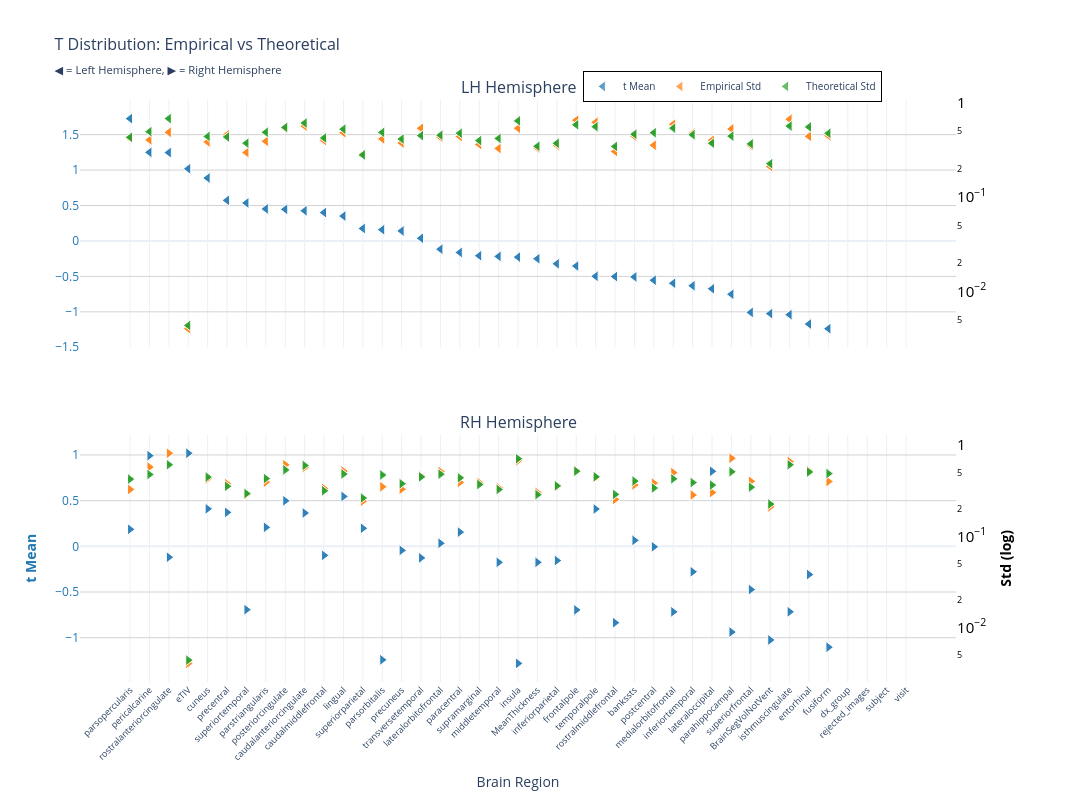
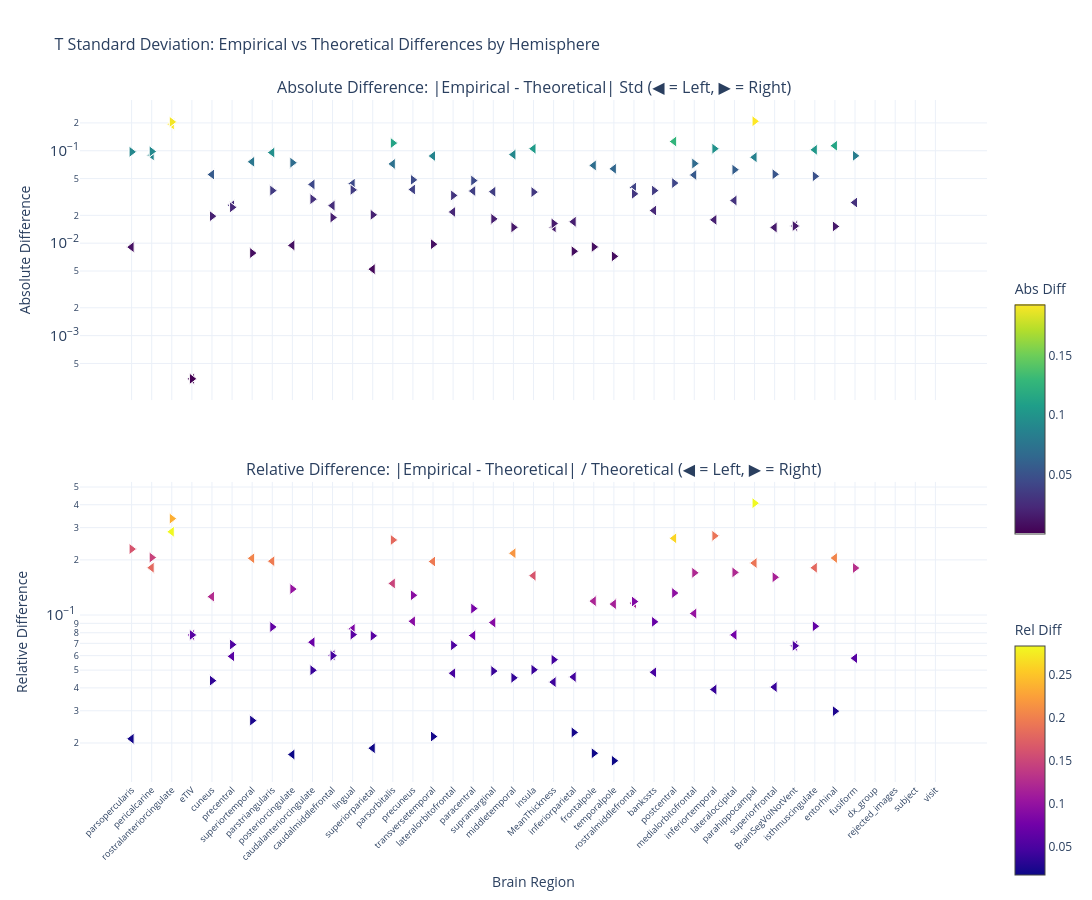

The code cell stored with these charts, in order, in its notebook:
### Markdown cell above
### t-statistic

### Code cell
nu_nav = df_npvr[(df_npvr["study"] == "longitudinal") & (df_npvr["group"] == "HC-PD")]
data_path = stats_dir / f"student_longitudinal_{METRIC}.parquet"
df, stats = get_test_stats(
    data_path, stat_functions_F, nu_nav, hemisphere=True, study="longitudinal"
)
show_figure(stats, hemisphere=True, stat_name="t", study="longitudinal", metric=METRIC)

### Figure 1 — Plotly figure (JSON) as saved in the notebook; plotly's stock layout.template omitted (floating-point values rounded to 4 significant figures)
{"data": [{"hovertemplate": "<b>%{x}</b><br>Mean t: %{y:.2f}<br><extra></extra>", "legendgroup": "mean", "marker": {"color": "#1f77b4", "line": {"color": "white", "width": 1}, "opacity": 0.7, "size": 10, "symbol": "triangle-left"}, "mode": "markers", "name": "t Mean", "showlegend": true, "type": "scatter", "x": ["parsopercularis", "parsopercularis", "pericalcarine", "pericalcarine", "rostralanteriorcingulate", "rostralanteriorcingulate", "eTIV", "eTIV", "cuneus", "cuneus", "precentral", "precentral", "superiortemporal", "superiortemporal", "parstriangularis", "parstriangularis", "posteriorcingulate", "posteriorcingulate", "caudalanteriorcingulate", "caudalanteriorcingulate", "caudalmiddlefrontal", "caudalmiddlefrontal", "lingual", "lingual", "superiorparietal", "superiorparietal", "parsorbitalis", "parsorbitalis", "precuneus", "precuneus", "transversetemporal", "transversetemporal", "lateralorbitofrontal", "lateralorbitofrontal", "paracentral", "paracentral", "supramarginal", "supramarginal", "middletemporal", "middletemporal", "insula", "insula", "MeanThickness", "MeanThickness", "inferiorparietal", "inferiorparietal", "frontalpole", "frontalpole", "temporalpole", "temporalpole", "rostralmiddlefrontal", "rostralmiddlefrontal", "bankssts", "bankssts", "postcentral", "postcentral", "medialorbitofrontal", "medialorbitofrontal", "inferiortemporal", "inferiortemporal", "lateraloccipital", "lateraloccipital", "parahippocampal", "parahippocampal", "superiorfrontal", "superiorfrontal", "BrainSegVolNotVent", "BrainSegVolNotVent", "isthmuscingulate", "isthmuscingulate", "entorhinal", "entorhinal", "fusiform", "fusiform", "dx_group", "rejected_images", "subject", "visit"], "xaxis": "x", "y": [1.726, 1.726, 1.25, 1.25, 1.247, 1.247, 1.019, 1.019, 0.8878, 0.8878, 0.5727, 0.5727, 0.5362, 0.5362, 0.4523, 0.4523, 0.4462, 0.4462, 0.4256, 0.4256, 0.4004, 0.4004, 0.3508, 0.3508, 0.1762, 0.1762, 0.1592, 0.1592, 0.1412, 0.1412, 0.03844, 0.03844, -0.1161, -0.1161, -0.1623, -0.1623, -0.2082, -0.2082, -0.2178, -0.2178, -0.228, -0.228, -0.251, -0.251, -0.3219, -0.3219, -0.3537, -0.3537, -0.4984, -0.4984, -0.5027, -0.5027, -0.5074, -0.5074, -0.5537, -0.5537, -0.5967, -0.5967, -0.632, -0.632, -0.6745, -0.6745, -0.7518, -0.7518, -1.008, -1.008, -1.025, -1.025, -1.039, -1.039, -1.172, -1.172, -1.238, -1.238, NaN, NaN, NaN, NaN], "yaxis": "y"}, {"hovertemplate": "<b>%{x}</b><br>Empirical Std: %{y:.3f}<br><extra></extra>", "legendgroup": "empirical", "marker": {"color": "#ff7f0e", "line": {"color": "white", "width": 1}, "opacity": 0.7, "size": 10, "symbol": "triangle-left"}, "mode": "markers", "name": "Empirical Std", "showlegend": true, "type": "scatter", "x": ["parsopercularis", "parsopercularis", "pericalcarine", "pericalcarine", "rostralanteriorcingulate", "rostralanteriorcingulate", "eTIV", "eTIV", "cuneus", "cuneus", "precentral", "precentral", "superiortemporal", "superiortemporal", "parstriangularis", "parstriangularis", "posteriorcingulate", "posteriorcingulate", "caudalanteriorcingulate", "caudalanteriorcingulate", "caudalmiddlefrontal", "caudalmiddlefrontal", "lingual", "lingual", "superiorparietal", "superiorparietal", "parsorbitalis", "parsorbitalis", "precuneus", "precuneus", "transversetemporal", "transversetemporal", "lateralorbitofrontal", "lateralorbitofrontal", "paracentral", "paracentral", "supramarginal", "supramarginal", "middletemporal", "middletemporal", "insula", "insula", "MeanThickness", "MeanThickness", "inferiorparietal", "inferiorparietal", "frontalpole", "frontalpole", "temporalpole", "temporalpole", "rostralmiddlefrontal", "rostralmiddlefrontal", "bankssts", "bankssts", "postcentral", "postcentral", "medialorbitofrontal", "medialorbitofrontal", "inferiortemporal", "inferiortemporal", "lateraloccipital", "lateraloccipital", "parahippocampal", "parahippocampal", "superiorfrontal", "superiorfrontal", "BrainSegVolNotVent", "BrainSegVolNotVent", "isthmuscingulate", "isthmuscingulate", "entorhinal", "entorhinal", "fusiform", "fusiform", "dx_group", "rejected_images", "subject", "visit"], "xaxis": "x", "y": [0.421, 0.421, 0.4034, 0.4034, 0.4848, 0.4848, 0.004039, 0.004039, 0.3838, 0.3838, 0.4584, 0.4584, 0.2965, 0.2965, 0.3903, 0.3903, 0.5375, 0.5375, 0.5652, 0.5652, 0.3978, 0.3978, 0.4806, 0.4806, 0.2847, 0.2847, 0.4125, 0.4125, 0.3741, 0.3741, 0.5355, 0.5355, 0.4309, 0.4309, 0.438, 0.438, 0.3607, 0.3607, 0.3272, 0.3272, 0.5362, 0.5362, 0.3308, 0.3308, 0.3545, 0.3545, 0.6519, 0.6519, 0.6202, 0.6202, 0.3042, 0.3042, 0.441, 0.441, 0.3542, 0.3542, 0.5916, 0.5916, 0.4743, 0.4743, 0.4009, 0.4009, 0.5274, 0.5274, 0.3513, 0.3513, 0.2106, 0.2106, 0.6674, 0.6674, 0.4401, 0.4401, 0.4464, 0.4464, NaN, NaN, NaN, NaN], "yaxis": "y2"}, {"error_y": {"array": [0.008545, 0.008545, 0.00979, 0.00979, 0.01347, 0.01347, 8.702e-05, 8.702e-05, 0.008724, 0.008724, 0.008596, 0.008596, 0.0074, 0.0074, 0.009654, 0.009654, 0.01087, 0.01087, 0.01209, 0.01209, 0.00841, 0.00841, 0.01042, 0.01042, 0.005554, 0.005554, 0.009627, 0.009627, 0.008189, 0.008189, 0.008897, 0.008897, 0.008994, 0.008994, 0.009431, 0.009431, 0.007884, 0.007884, 0.008307, 0.008307, 0.01274, 0.01274, 0.006867, 0.006867, 0.007383, 0.007383, 0.01158, 0.01158, 0.01105, 0.01105, 0.006839, 0.006839, 0.00921, 0.00921, 0.00954, 0.00954, 0.01067, 0.01067, 0.009068, 0.009068, 0.00739, 0.00739, 0.008789, 0.008789, 0.007273, 0.007273, 0.00449, 0.00449, 0.01123, 0.01123, 0.011, 0.011, 0.009416, 0.009416, NaN, NaN, NaN, NaN], "arrayminus": [0.008376, 0.008376, 0.009596, 0.009596, 0.0132, 0.0132, 8.529e-05, 8.529e-05, 0.008551, 0.008551, 0.008426, 0.008426, 0.007253, 0.007253, 0.009462, 0.009462, 0.01065, 0.01065, 0.01185, 0.01185, 0.008244, 0.008244, 0.01022, 0.01022, 0.005444, 0.005444, 0.009436, 0.009436, 0.008027, 0.008027, 0.00872, 0.00872, 0.008815, 0.008815, 0.009244, 0.009244, 0.007728, 0.007728, 0.008143, 0.008143, 0.01249, 0.01249, 0.006731, 0.006731, 0.007237, 0.007237, 0.01135, 0.01135, 0.01084, 0.01084, 0.006703, 0.006703, 0.009028, 0.009028, 0.009351, 0.009351, 0.01046, 0.01046, 0.008889, 0.008889, 0.007243, 0.007243, 0.008615, 0.008615, 0.007129, 0.007129, 0.0044, 0.0044, 0.01101, 0.01101, 0.01078, 0.01078, 0.00923, 0.00923, NaN, NaN, NaN, NaN], "color": "#2ca02c", "thickness": 1, "type": "data", "visible": true, "width": 2}, "hovertemplate": "<b>%{x}</b><br>Theoretical Std: %{y:.3f}<br><extra></extra>", "legendgroup": "theoretical", "marker": {"color": "#2ca02c", "line": {"color": "white", "width": 1}, "opacity": 0.7, "size": 10, "symbol": "triangle-left"}, "mode": "markers", "name": "Theoretical Std", "showlegend": true, "type": "scatter", "x": ["parsopercularis", "parsopercularis", "pericalcarine", "pericalcarine", "rostralanteriorcingulate", "rostralanteriorcingulate", "eTIV", "eTIV", "cuneus", "cuneus", "precentral", "precentral", "superiortemporal", "superiortemporal", "parstriangularis", "parstriangularis", "posteriorcingulate", "posteriorcingulate", "caudalanteriorcingulate", "caudalanteriorcingulate", "caudalmiddlefrontal", "caudalmiddlefrontal", "lingual", "lingual", "superiorparietal", "superiorparietal", "parsorbitalis", "parsorbitalis", "precuneus", "precuneus", "transversetemporal", "transversetemporal", "lateralorbitofrontal", "lateralorbitofrontal", "paracentral", "paracentral", "supramarginal", "supramarginal", "middletemporal", "middletemporal", "insula", "insula", "MeanThickness", "MeanThickness", "inferiorparietal", "inferiorparietal", "frontalpole", "frontalpole", "temporalpole", "temporalpole", "rostralmiddlefrontal", "rostralmiddlefrontal", "bankssts", "bankssts", "postcentral", "postcentral", "medialorbitofrontal", "medialorbitofrontal", "inferiortemporal", "inferiortemporal", "lateraloccipital", "lateraloccipital", "parahippocampal", "parahippocampal", "superiorfrontal", "superiorfrontal", "BrainSegVolNotVent", "BrainSegVolNotVent", "isthmuscingulate", "isthmuscingulate", "entorhinal", "entorhinal", "fusiform", "fusiform", "dx_group", "rejected_images", "subject", "visit"], "xaxis": "x", "y": [0.4301, 0.4301, 0.4927, 0.4927, 0.6778, 0.6778, 0.004379, 0.004379, 0.4391, 0.4391, 0.4326, 0.4326, 0.3724, 0.3724, 0.4859, 0.4859, 0.547, 0.547, 0.6085, 0.6085, 0.4233, 0.4233, 0.5246, 0.5246, 0.2795, 0.2795, 0.4845, 0.4845, 0.4121, 0.4121, 0.4478, 0.4478, 0.4526, 0.4526, 0.4747, 0.4747, 0.3968, 0.3968, 0.4181, 0.4181, 0.6414, 0.6414, 0.3456, 0.3456, 0.3716, 0.3716, 0.5826, 0.5826, 0.5564, 0.5564, 0.3442, 0.3442, 0.4635, 0.4635, 0.4801, 0.4801, 0.5369, 0.5369, 0.4564, 0.4564, 0.3719, 0.3719, 0.4423, 0.4423, 0.3661, 0.3661, 0.226, 0.226, 0.5651, 0.5651, 0.5534, 0.5534, 0.4739, 0.4739, NaN, NaN, NaN, NaN], "yaxis": "y2"}, {"hovertemplate": "<b>%{x}</b><br>Mean t: %{y:.2f}<br><extra></extra>", "legendgroup": "mean", "marker": {"color": "#1f77b4", "line": {"color": "white", "width": 1}, "opacity": 0.7, "size": 10, "symbol": "triangle-right"}, "mode": "markers", "name": "t Mean", "showlegend": false, "type": "scatter", "x": ["eTIV", "eTIV", "pericalcarine", "pericalcarine", "lateraloccipital", "lateraloccipital", "supramarginal", "supramarginal", "lingual", "lingual", "posteriorcingulate", "posteriorcingulate", "cuneus", "cuneus", "temporalpole", "temporalpole", "precentral", "precentral", "caudalanteriorcingulate", "caudalanteriorcingulate", "parstriangularis", "parstriangularis", "superiorparietal", "superiorparietal", "parsopercularis", "parsopercularis", "paracentral", "paracentral", "bankssts", "bankssts", "lateralorbitofrontal", "lateralorbitofrontal", "postcentral", "postcentral", "precuneus", "precuneus", "caudalmiddlefrontal", "caudalmiddlefrontal", "rostralanteriorcingulate", "rostralanteriorcingulate", "transversetemporal", "transversetemporal", "inferiorparietal", "inferiorparietal", "MeanThickness", "MeanThickness", "middletemporal", "middletemporal", "inferiortemporal", "inferiortemporal", "entorhinal", "entorhinal", "superiorfrontal", "superiorfrontal", "superiortemporal", "superiortemporal", "frontalpole", "frontalpole", "isthmuscingulate", "isthmuscingulate", "medialorbitofrontal", "medialorbitofrontal", "rostralmiddlefrontal", "rostralmiddlefrontal", "parahippocampal", "parahippocampal", "BrainSegVolNotVent", "BrainSegVolNotVent", "fusiform", "fusiform", "parsorbitalis", "parsorbitalis", "insula", "insula", "dx_group", "rejected_images", "subject", "visit"], "xaxis": "x2", "y": [1.019, 1.019, 0.9923, 0.9923, 0.8211, 0.8211, 0.6864, 0.6864, 0.5462, 0.5462, 0.4985, 0.4985, 0.4103, 0.4103, 0.4085, 0.4085, 0.3717, 0.3717, 0.3649, 0.3649, 0.2077, 0.2077, 0.1974, 0.1974, 0.1859, 0.1859, 0.1554, 0.1554, 0.06549, 0.06549, 0.0334, 0.0334, -0.004975, -0.004975, -0.04425, -0.04425, -0.09874, -0.09874, -0.119, -0.119, -0.1263, -0.1263, -0.1556, -0.1556, -0.1749, -0.1749, -0.1755, -0.1755, -0.2784, -0.2784, -0.3086, -0.3086, -0.4733, -0.4733, -0.6929, -0.6929, -0.696, -0.696, -0.7165, -0.7165, -0.7168, -0.7168, -0.8355, -0.8355, -0.9382, -0.9382, -1.025, -1.025, -1.104, -1.104, -1.242, -1.242, -1.281, -1.281, NaN, NaN, NaN, NaN], "yaxis": "y3"}, {"hovertemplate": "<b>%{x}</b><br>Empirical Std: %{y:.3f}<br><extra></extra>", "legendgroup": "empirical", "marker": {"color": "#ff7f0e", "line": {"color": "white", "width": 1}, "opacity": 0.7, "size": 10, "symbol": "triangle-right"}, "mode": "markers", "name": "Empirical Std", "showlegend": false, "type": "scatter", "x": ["eTIV", "eTIV", "pericalcarine", "pericalcarine", "lateraloccipital", "lateraloccipital", "supramarginal", "supramarginal", "lingual", "lingual", "posteriorcingulate", "posteriorcingulate", "cuneus", "cuneus", "temporalpole", "temporalpole", "precentral", "precentral", "caudalanteriorcingulate", "caudalanteriorcingulate", "parstriangularis", "parstriangularis", "superiorparietal", "superiorparietal", "parsopercularis", "parsopercularis", "paracentral", "paracentral", "bankssts", "bankssts", "lateralorbitofrontal", "lateralorbitofrontal", "postcentral", "postcentral", "precuneus", "precuneus", "caudalmiddlefrontal", "caudalmiddlefrontal", "rostralanteriorcingulate", "rostralanteriorcingulate", "transversetemporal", "transversetemporal", "inferiorparietal", "inferiorparietal", "MeanThickness", "MeanThickness", "middletemporal", "middletemporal", "inferiortemporal", "inferiortemporal", "entorhinal", "entorhinal", "superiorfrontal", "superiorfrontal", "superiortemporal", "superiortemporal", "frontalpole", "frontalpole", "isthmuscingulate", "isthmuscingulate", "medialorbitofrontal", "medialorbitofrontal", "rostralmiddlefrontal", "rostralmiddlefrontal", "parahippocampal", "parahippocampal", "BrainSegVolNotVent", "BrainSegVolNotVent", "fusiform", "fusiform", "parsorbitalis", "parsorbitalis", "insula", "insula", "dx_group", "rejected_images", "subject", "visit"], "xaxis": "x2", "y": [0.004039, 0.004039, 0.5755, 0.5755, 0.3026, 0.3026, 0.3889, 0.3889, 0.5205, 0.5205, 0.6102, 0.6102, 0.4276, 0.4276, 0.4429, 0.4429, 0.3786, 0.3786, 0.5698, 0.5698, 0.3935, 0.3935, 0.2432, 0.2432, 0.3273, 0.3273, 0.3912, 0.3912, 0.3669, 0.3669, 0.5136, 0.5136, 0.3837, 0.3837, 0.3295, 0.3295, 0.3351, 0.3351, 0.8157, 0.8157, 0.4589, 0.4589, 0.35, 0.35, 0.3029, 0.3029, 0.3415, 0.3415, 0.2839, 0.2839, 0.5235, 0.5235, 0.4018, 0.4018, 0.2871, 0.2871, 0.5273, 0.5273, 0.6625, 0.6625, 0.5002, 0.5002, 0.2544, 0.2544, 0.7195, 0.7195, 0.2106, 0.2106, 0.4001, 0.4001, 0.3502, 0.3502, 0.6754, 0.6754, NaN, NaN, NaN, NaN], "yaxis": "y4"}, {"error_y": {"array": [8.702e-05, 8.702e-05, 0.009483, 0.009483, 0.007252, 0.007252, 0.007364, 0.007364, 0.009593, 0.009593, 0.01065, 0.01065, 0.008886, 0.008886, 0.008943, 0.008943, 0.007038, 0.007038, 0.01192, 0.01192, 0.008555, 0.008555, 0.005234, 0.005234, 0.008436, 0.008436, 0.008717, 0.008717, 0.008026, 0.008026, 0.009553, 0.009553, 0.006737, 0.006737, 0.007509, 0.007509, 0.006282, 0.006282, 0.01213, 0.01213, 0.008925, 0.008925, 0.007116, 0.007116, 0.005694, 0.005694, 0.00649, 0.00649, 0.007732, 0.007732, 0.0101, 0.0101, 0.006878, 0.006878, 0.00586, 0.00586, 0.0103, 0.0103, 0.01211, 0.01211, 0.008495, 0.008495, 0.005734, 0.005734, 0.01015, 0.01015, 0.00449, 0.00449, 0.009701, 0.009701, 0.009363, 0.009363, 0.01413, 0.01413, NaN, NaN, NaN, NaN], "arrayminus": [8.529e-05, 8.529e-05, 0.009295, 0.009295, 0.007108, 0.007108, 0.007218, 0.007218, 0.009402, 0.009402, 0.01044, 0.01044, 0.00871, 0.00871, 0.008765, 0.008765, 0.006898, 0.006898, 0.01168, 0.01168, 0.008385, 0.008385, 0.005131, 0.005131, 0.008269, 0.008269, 0.008544, 0.008544, 0.007867, 0.007867, 0.009364, 0.009364, 0.006603, 0.006603, 0.00736, 0.00736, 0.006157, 0.006157, 0.01189, 0.01189, 0.008748, 0.008748, 0.006975, 0.006975, 0.005581, 0.005581, 0.006362, 0.006362, 0.007579, 0.007579, 0.009901, 0.009901, 0.006742, 0.006742, 0.005744, 0.005744, 0.01009, 0.01009, 0.01187, 0.01187, 0.008326, 0.008326, 0.00562, 0.00562, 0.009952, 0.009952, 0.0044, 0.0044, 0.009509, 0.009509, 0.009178, 0.009178, 0.01385, 0.01385, NaN, NaN, NaN, NaN], "color": "#2ca02c", "thickness": 1, "type": "data", "visible": true, "width": 2}, "hovertemplate": "<b>%{x}</b><br>Theoretical Std: %{y:.3f}<br><extra></extra>", "legendgroup": "theoretical", "marker": {"color": "#2ca02c", "line": {"color": "white", "width": 1}, "opacity": 0.7, "size": 10, "symbol": "triangle-right"}, "mode": "markers", "name": "Theoretical Std", "showlegend": false, "type": "scatter", "x": ["eTIV", "eTIV", "pericalcarine", "pericalcarine", "lateraloccipital", "lateraloccipital", "supramarginal", "supramarginal", "lingual", "lingual", "posteriorcingulate", "posteriorcingulate", "cuneus", "cuneus", "temporalpole", "temporalpole", "precentral", "precentral", "caudalanteriorcingulate", "caudalanteriorcingulate", "parstriangularis", "parstriangularis", "superiorparietal", "superiorparietal", "parsopercularis", "parsopercularis", "paracentral", "paracentral", "bankssts", "bankssts", "lateralorbitofrontal", "lateralorbitofrontal", "postcentral", "postcentral", "precuneus", "precuneus", "caudalmiddlefrontal", "caudalmiddlefrontal", "rostralanteriorcingulate", "rostralanteriorcingulate", "transversetemporal", "transversetemporal", "inferiorparietal", "inferiorparietal", "MeanThickness", "MeanThickness", "middletemporal", "middletemporal", "inferiortemporal", "inferiortemporal", "entorhinal", "entorhinal", "superiorfrontal", "superiorfrontal", "superiortemporal", "superiortemporal", "frontalpole", "frontalpole", "isthmuscingulate", "isthmuscingulate", "medialorbitofrontal", "medialorbitofrontal", "rostralmiddlefrontal", "rostralmiddlefrontal", "parahippocampal", "parahippocampal", "BrainSegVolNotVent", "BrainSegVolNotVent", "fusiform", "fusiform", "parsorbitalis", "parsorbitalis", "insula", "insula", "dx_group", "rejected_images", "subject", "visit"], "xaxis": "x2", "y": [0.004379, 0.004379, 0.4773, 0.4773, 0.365, 0.365, 0.3706, 0.3706, 0.4828, 0.4828, 0.5359, 0.5359, 0.4472, 0.4472, 0.4501, 0.4501, 0.3542, 0.3542, 0.5998, 0.5998, 0.4306, 0.4306, 0.2634, 0.2634, 0.4246, 0.4246, 0.4387, 0.4387, 0.4039, 0.4039, 0.4808, 0.4808, 0.339, 0.339, 0.3779, 0.3779, 0.3161, 0.3161, 0.6106, 0.6106, 0.4492, 0.4492, 0.3581, 0.3581, 0.2866, 0.2866, 0.3266, 0.3266, 0.3891, 0.3891, 0.5084, 0.5084, 0.3462, 0.3462, 0.2949, 0.2949, 0.5182, 0.5182, 0.6096, 0.6096, 0.4275, 0.4275, 0.2886, 0.2886, 0.511, 0.511, 0.226, 0.226, 0.4883, 0.4883, 0.4712, 0.4712, 0.7111, 0.7111, NaN, NaN, NaN, NaN], "yaxis": "y4"}], "layout": {"annotations": [{"font": {"size": 16}, "showarrow": false, "text": "LH Hemisphere", "x": 0.47, "xanchor": "center", "xref": "paper", "y": 1, "yanchor": "bottom", "yref": "paper"}, {"font": {"size": 16}, "showarrow": false, "text": "RH Hemisphere", "x": 0.47, "xanchor": "center", "xref": "paper", "y": 0.425, "yanchor": "bottom", "yref": "paper"}], "height": 800, "hovermode": "x", "legend": {"bgcolor": "rgba(255, 255, 255, 0.9)", "bordercolor": "black", "borderwidth": 1, "font": {"size": 10}, "orientation": "h", "x": 0.7, "xanchor": "center", "y": 1.05}, "title": {"font": {"size": 16}, "text": "T Distribution: Empirical vs Theoretical<br><sub>◀ = Left Hemisphere, ▶ = Right Hemisphere</sub>"}, "width": 1400, "xaxis": {"anchor": "y", "domain": [0, 0.94], "matches": "x2", "showticklabels": false}, "xaxis2": {"anchor": "y3", "domain": [0, 0.94], "tickangle": -45, "tickfont": {"size": 9}, "title": {"text": "Brain Region"}}, "yaxis": {"anchor": "x", "domain": [0.575, 1], "gridcolor": "lightgray", "showgrid": true, "tickfont": {"color": "#1f77b4"}, "title": {"font": {"color": "#1f77b4"}, "text": ""}}, "yaxis2": {"anchor": "x", "exponentformat": "power", "overlaying": "y", "showgrid": false, "side": "right", "tickfont": {"color": "black"}, "title": {"font": {"color": "black"}, "text": ""}, "type": "log"}, "yaxis3": {"anchor": "x2", "domain": [0, 0.425], "gridcolor": "lightgray", "showgrid": true, "tickfont": {"color": "#1f77b4"}, "title": {"font": {"color": "#1f77b4"}, "text": "<b>t Mean</b>"}}, "yaxis4": {"anchor": "x2", "exponentformat": "power", "overlaying": "y3", "showgrid": false, "side": "right", "tickfont": {"color": "black"}, "title": {"font": {"color": "black"}, "text": "<b>Std (log)</b>"}, "type": "log"}}}

### Figure 2 — Plotly figure (JSON) as saved in the notebook; plotly's stock layout.template omitted (floating-point values rounded to 4 significant figures)
{"data": [{"hovertemplate": "<b>%{x}</b><br>Hemisphere: %{text}<br>Abs Diff: %{y:.4f}<br><extra></extra>", "legendgroup": "abs_lh", "marker": {"color": [0.009065, 0.009065, 0.08931, 0.08931, 0.193, 0.193, 0.0003408, 0.0003408, 0.0553, 0.0553, 0.02572, 0.02572, 0.07595, 0.07595, 0.0956, 0.0956, 0.009465, 0.009465, 0.04322, 0.04322, 0.02549, 0.02549, 0.04397, 0.04397, 0.005236, 0.005236, 0.07203, 0.07203, 0.03809, 0.03809, 0.08773, 0.08773, 0.02177, 0.02177, 0.03667, 0.03667, 0.03607, 0.03607, 0.09089, 0.09089, 0.1052, 0.1052, 0.01487, 0.01487, 0.01705, 0.01705, 0.06937, 0.06937, 0.0638, 0.0638, 0.03994, 0.03994, 0.02256, 0.02256, 0.1259, 0.1259, 0.05472, 0.05472, 0.01789, 0.01789, 0.02896, 0.02896, 0.08502, 0.08502, 0.01479, 0.01479, 0.01534, 0.01534, 0.1023, 0.1023, 0.1133, 0.1133, 0.02753, 0.02753, NaN, NaN, NaN, NaN], "colorbar": {"len": 0.4, "title": {"text": "Abs Diff"}, "y": 0.75, "yanchor": "top"}, "colorscale": [[0, "#440154"], [0.1111, "#482878"], [0.2222, "#3e4989"], [0.3333, "#31688e"], [0.4444, "#26828e"], [0.5556, "#1f9e89"], [0.6667, "#35b779"], [0.7778, "#6ece58"], [0.8889, "#b5de2b"], [1, "#fde725"]], "line": {"color": "white", "width": 1}, "showscale": true, "size": 10, "symbol": "triangle-left"}, "mode": "markers", "name": "Absolute (lh)", "showlegend": false, "text": ["lh", "lh", "lh", "lh", "lh", "lh", "lh", "lh", "lh", "lh", "lh", "lh", "lh", "lh", "lh", "lh", "lh", "lh", "lh", "lh", "lh", "lh", "lh", "lh", "lh", "lh", "lh", "lh", "lh", "lh", "lh", "lh", "lh", "lh", "lh", "lh", "lh", "lh", "lh", "lh", "lh", "lh", "lh", "lh", "lh", "lh", "lh", "lh", "lh", "lh", "lh", "lh", "lh", "lh", "lh", "lh", "lh", "lh", "lh", "lh", "lh", "lh", "lh", "lh", "lh", "lh", "lh", "lh", "lh", "lh", "lh", "lh", "lh", "lh", "lh", "lh", "lh", "lh"], "type": "scatter", "x": ["parsopercularis", "parsopercularis", "pericalcarine", "pericalcarine", "rostralanteriorcingulate", "rostralanteriorcingulate", "eTIV", "eTIV", "cuneus", "cuneus", "precentral", "precentral", "superiortemporal", "superiortemporal", "parstriangularis", "parstriangularis", "posteriorcingulate", "posteriorcingulate", "caudalanteriorcingulate", "caudalanteriorcingulate", "caudalmiddlefrontal", "caudalmiddlefrontal", "lingual", "lingual", "superiorparietal", "superiorparietal", "parsorbitalis", "parsorbitalis", "precuneus", "precuneus", "transversetemporal", "transversetemporal", "lateralorbitofrontal", "lateralorbitofrontal", "paracentral", "paracentral", "supramarginal", "supramarginal", "middletemporal", "middletemporal", "insula", "insula", "MeanThickness", "MeanThickness", "inferiorparietal", "inferiorparietal", "frontalpole", "frontalpole", "temporalpole", "temporalpole", "rostralmiddlefrontal", "rostralmiddlefrontal", "bankssts", "bankssts", "postcentral", "postcentral", "medialorbitofrontal", "medialorbitofrontal", "inferiortemporal", "inferiortemporal", "lateraloccipital", "lateraloccipital", "parahippocampal", "parahippocampal", "superiorfrontal", "superiorfrontal", "BrainSegVolNotVent", "BrainSegVolNotVent", "isthmuscingulate", "isthmuscingulate", "entorhinal", "entorhinal", "fusiform", "fusiform", "dx_group", "rejected_images", "subject", "visit"], "xaxis": "x", "y": [0.009065, 0.009065, 0.08931, 0.08931, 0.193, 0.193, 0.0003408, 0.0003408, 0.0553, 0.0553, 0.02572, 0.02572, 0.07595, 0.07595, 0.0956, 0.0956, 0.009465, 0.009465, 0.04322, 0.04322, 0.02549, 0.02549, 0.04397, 0.04397, 0.005236, 0.005236, 0.07203, 0.07203, 0.03809, 0.03809, 0.08773, 0.08773, 0.02177, 0.02177, 0.03667, 0.03667, 0.03607, 0.03607, 0.09089, 0.09089, 0.1052, 0.1052, 0.01487, 0.01487, 0.01705, 0.01705, 0.06937, 0.06937, 0.0638, 0.0638, 0.03994, 0.03994, 0.02256, 0.02256, 0.1259, 0.1259, 0.05472, 0.05472, 0.01789, 0.01789, 0.02896, 0.02896, 0.08502, 0.08502, 0.01479, 0.01479, 0.01534, 0.01534, 0.1023, 0.1023, 0.1133, 0.1133, 0.02753, 0.02753, NaN, NaN, NaN, NaN], "yaxis": "y"}, {"hovertemplate": "<b>%{x}</b><br>Hemisphere: %{text}<br>Rel Diff: %{y:.2%}<br><extra></extra>", "legendgroup": "rel_lh", "marker": {"color": [0.02108, 0.02108, 0.1813, 0.1813, 0.2847, 0.2847, 0.07782, 0.07782, 0.126, 0.126, 0.05945, 0.05945, 0.2039, 0.2039, 0.1968, 0.1968, 0.0173, 0.0173, 0.07103, 0.07103, 0.06022, 0.06022, 0.08382, 0.08382, 0.01873, 0.01873, 0.1487, 0.1487, 0.09242, 0.09242, 0.1959, 0.1959, 0.04809, 0.04809, 0.07725, 0.07725, 0.09089, 0.09089, 0.2174, 0.2174, 0.1639, 0.1639, 0.04302, 0.04302, 0.04588, 0.04588, 0.1191, 0.1191, 0.1147, 0.1147, 0.116, 0.116, 0.04867, 0.04867, 0.2622, 0.2622, 0.1019, 0.1019, 0.03919, 0.03919, 0.07788, 0.07788, 0.1922, 0.1922, 0.0404, 0.0404, 0.06787, 0.06787, 0.1811, 0.1811, 0.2047, 0.2047, 0.05808, 0.05808, NaN, NaN, NaN, NaN], "colorbar": {"len": 0.4, "title": {"text": "Rel Diff"}, "y": 0.25, "yanchor": "top"}, "colorscale": [[0, "#0d0887"], [0.1111, "#46039f"], [0.2222, "#7201a8"], [0.3333, "#9c179e"], [0.4444, "#bd3786"], [0.5556, "#d8576b"], [0.6667, "#ed7953"], [0.7778, "#fb9f3a"], [0.8889, "#fdca26"], [1, "#f0f921"]], "line": {"color": "white", "width": 1}, "showscale": true, "size": 10, "symbol": "triangle-left"}, "mode": "markers", "name": "Relative (lh)", "showlegend": false, "text": ["lh", "lh", "lh", "lh", "lh", "lh", "lh", "lh", "lh", "lh", "lh", "lh", "lh", "lh", "lh", "lh", "lh", "lh", "lh", "lh", "lh", "lh", "lh", "lh", "lh", "lh", "lh", "lh", "lh", "lh", "lh", "lh", "lh", "lh", "lh", "lh", "lh", "lh", "lh", "lh", "lh", "lh", "lh", "lh", "lh", "lh", "lh", "lh", "lh", "lh", "lh", "lh", "lh", "lh", "lh", "lh", "lh", "lh", "lh", "lh", "lh", "lh", "lh", "lh", "lh", "lh", "lh", "lh", "lh", "lh", "lh", "lh", "lh", "lh", "lh", "lh", "lh", "lh"], "type": "scatter", "x": ["parsopercularis", "parsopercularis", "pericalcarine", "pericalcarine", "rostralanteriorcingulate", "rostralanteriorcingulate", "eTIV", "eTIV", "cuneus", "cuneus", "precentral", "precentral", "superiortemporal", "superiortemporal", "parstriangularis", "parstriangularis", "posteriorcingulate", "posteriorcingulate", "caudalanteriorcingulate", "caudalanteriorcingulate", "caudalmiddlefrontal", "caudalmiddlefrontal", "lingual", "lingual", "superiorparietal", "superiorparietal", "parsorbitalis", "parsorbitalis", "precuneus", "precuneus", "transversetemporal", "transversetemporal", "lateralorbitofrontal", "lateralorbitofrontal", "paracentral", "paracentral", "supramarginal", "supramarginal", "middletemporal", "middletemporal", "insula", "insula", "MeanThickness", "MeanThickness", "inferiorparietal", "inferiorparietal", "frontalpole", "frontalpole", "temporalpole", "temporalpole", "rostralmiddlefrontal", "rostralmiddlefrontal", "bankssts", "bankssts", "postcentral", "postcentral", "medialorbitofrontal", "medialorbitofrontal", "inferiortemporal", "inferiortemporal", "lateraloccipital", "lateraloccipital", "parahippocampal", "parahippocampal", "superiorfrontal", "superiorfrontal", "BrainSegVolNotVent", "BrainSegVolNotVent", "isthmuscingulate", "isthmuscingulate", "entorhinal", "entorhinal", "fusiform", "fusiform", "dx_group", "rejected_images", "subject", "visit"], "xaxis": "x2", "y": [0.02108, 0.02108, 0.1813, 0.1813, 0.2847, 0.2847, 0.07782, 0.07782, 0.126, 0.126, 0.05945, 0.05945, 0.2039, 0.2039, 0.1968, 0.1968, 0.0173, 0.0173, 0.07103, 0.07103, 0.06022, 0.06022, 0.08382, 0.08382, 0.01873, 0.01873, 0.1487, 0.1487, 0.09242, 0.09242, 0.1959, 0.1959, 0.04809, 0.04809, 0.07725, 0.07725, 0.09089, 0.09089, 0.2174, 0.2174, 0.1639, 0.1639, 0.04302, 0.04302, 0.04588, 0.04588, 0.1191, 0.1191, 0.1147, 0.1147, 0.116, 0.116, 0.04867, 0.04867, 0.2622, 0.2622, 0.1019, 0.1019, 0.03919, 0.03919, 0.07788, 0.07788, 0.1922, 0.1922, 0.0404, 0.0404, 0.06787, 0.06787, 0.1811, 0.1811, 0.2047, 0.2047, 0.05808, 0.05808, NaN, NaN, NaN, NaN], "yaxis": "y2"}, {"hovertemplate": "<b>%{x}</b><br>Hemisphere: %{text}<br>Abs Diff: %{y:.4f}<br><extra></extra>", "legendgroup": "abs_rh", "marker": {"color": [0.0003408, 0.0003408, 0.09827, 0.09827, 0.06235, 0.06235, 0.01832, 0.01832, 0.03773, 0.03773, 0.07427, 0.07427, 0.01959, 0.01959, 0.007201, 0.007201, 0.02442, 0.02442, 0.02995, 0.02995, 0.03705, 0.03705, 0.02027, 0.02027, 0.09729, 0.09729, 0.04756, 0.04756, 0.03706, 0.03706, 0.03285, 0.03285, 0.04469, 0.04469, 0.04843, 0.04843, 0.01896, 0.01896, 0.2051, 0.2051, 0.009746, 0.009746, 0.008181, 0.008181, 0.01634, 0.01634, 0.01482, 0.01482, 0.1053, 0.1053, 0.01517, 0.01517, 0.05565, 0.05565, 0.00782, 0.00782, 0.009109, 0.009109, 0.0529, 0.0529, 0.07267, 0.07267, 0.03419, 0.03419, 0.2085, 0.2085, 0.01534, 0.01534, 0.08813, 0.08813, 0.121, 0.121, 0.03571, 0.03571, NaN, NaN, NaN, NaN], "colorbar": {"len": 0.4, "title": {"text": "Abs Diff"}, "y": 0.75, "yanchor": "top"}, "colorscale": [[0, "#440154"], [0.1111, "#482878"], [0.2222, "#3e4989"], [0.3333, "#31688e"], [0.4444, "#26828e"], [0.5556, "#1f9e89"], [0.6667, "#35b779"], [0.7778, "#6ece58"], [0.8889, "#b5de2b"], [1, "#fde725"]], "line": {"color": "white", "width": 1}, "showscale": false, "size": 10, "symbol": "triangle-right"}, "mode": "markers", "name": "Absolute (rh)", "showlegend": false, "text": ["rh", "rh", "rh", "rh", "rh", "rh", "rh", "rh", "rh", "rh", "rh", "rh", "rh", "rh", "rh", "rh", "rh", "rh", "rh", "rh", "rh", "rh", "rh", "rh", "rh", "rh", "rh", "rh", "rh", "rh", "rh", "rh", "rh", "rh", "rh", "rh", "rh", "rh", "rh", "rh", "rh", "rh", "rh", "rh", "rh", "rh", "rh", "rh", "rh", "rh", "rh", "rh", "rh", "rh", "rh", "rh", "rh", "rh", "rh", "rh", "rh", "rh", "rh", "rh", "rh", "rh", "rh", "rh", "rh", "rh", "rh", "rh", "rh", "rh", "rh", "rh", "rh", "rh"], "type": "scatter", "x": ["eTIV", "eTIV", "pericalcarine", "pericalcarine", "lateraloccipital", "lateraloccipital", "supramarginal", "supramarginal", "lingual", "lingual", "posteriorcingulate", "posteriorcingulate", "cuneus", "cuneus", "temporalpole", "temporalpole", "precentral", "precentral", "caudalanteriorcingulate", "caudalanteriorcingulate", "parstriangularis", "parstriangularis", "superiorparietal", "superiorparietal", "parsopercularis", "parsopercularis", "paracentral", "paracentral", "bankssts", "bankssts", "lateralorbitofrontal", "lateralorbitofrontal", "postcentral", "postcentral", "precuneus", "precuneus", "caudalmiddlefrontal", "caudalmiddlefrontal", "rostralanteriorcingulate", "rostralanteriorcingulate", "transversetemporal", "transversetemporal", "inferiorparietal", "inferiorparietal", "MeanThickness", "MeanThickness", "middletemporal", "middletemporal", "inferiortemporal", "inferiortemporal", "entorhinal", "entorhinal", "superiorfrontal", "superiorfrontal", "superiortemporal", "superiortemporal", "frontalpole", "frontalpole", "isthmuscingulate", "isthmuscingulate", "medialorbitofrontal", "medialorbitofrontal", "rostralmiddlefrontal", "rostralmiddlefrontal", "parahippocampal", "parahippocampal", "BrainSegVolNotVent", "BrainSegVolNotVent", "fusiform", "fusiform", "parsorbitalis", "parsorbitalis", "insula", "insula", "dx_group", "rejected_images", "subject", "visit"], "xaxis": "x", "y": [0.0003408, 0.0003408, 0.09827, 0.09827, 0.06235, 0.06235, 0.01832, 0.01832, 0.03773, 0.03773, 0.07427, 0.07427, 0.01959, 0.01959, 0.007201, 0.007201, 0.02442, 0.02442, 0.02995, 0.02995, 0.03705, 0.03705, 0.02027, 0.02027, 0.09729, 0.09729, 0.04756, 0.04756, 0.03706, 0.03706, 0.03285, 0.03285, 0.04469, 0.04469, 0.04843, 0.04843, 0.01896, 0.01896, 0.2051, 0.2051, 0.009746, 0.009746, 0.008181, 0.008181, 0.01634, 0.01634, 0.01482, 0.01482, 0.1053, 0.1053, 0.01517, 0.01517, 0.05565, 0.05565, 0.00782, 0.00782, 0.009109, 0.009109, 0.0529, 0.0529, 0.07267, 0.07267, 0.03419, 0.03419, 0.2085, 0.2085, 0.01534, 0.01534, 0.08813, 0.08813, 0.121, 0.121, 0.03571, 0.03571, NaN, NaN, NaN, NaN], "yaxis": "y"}, {"hovertemplate": "<b>%{x}</b><br>Hemisphere: %{text}<br>Rel Diff: %{y:.2%}<br><extra></extra>", "legendgroup": "rel_rh", "marker": {"color": [0.07782, 0.07782, 0.2059, 0.2059, 0.1708, 0.1708, 0.04943, 0.04943, 0.07814, 0.07814, 0.1386, 0.1386, 0.0438, 0.0438, 0.016, 0.016, 0.06894, 0.06894, 0.04994, 0.04994, 0.08605, 0.08605, 0.07693, 0.07693, 0.2291, 0.2291, 0.1084, 0.1084, 0.09176, 0.09176, 0.06832, 0.06832, 0.1318, 0.1318, 0.1281, 0.1281, 0.05998, 0.05998, 0.3359, 0.3359, 0.0217, 0.0217, 0.02284, 0.02284, 0.057, 0.057, 0.04539, 0.04539, 0.2705, 0.2705, 0.02985, 0.02985, 0.1607, 0.1607, 0.02652, 0.02652, 0.01758, 0.01758, 0.08679, 0.08679, 0.17, 0.17, 0.1185, 0.1185, 0.408, 0.408, 0.06787, 0.06787, 0.1805, 0.1805, 0.2568, 0.2568, 0.05022, 0.05022, NaN, NaN, NaN, NaN], "colorbar": {"len": 0.4, "title": {"text": "Rel Diff"}, "y": 0.25, "yanchor": "top"}, "colorscale": [[0, "#0d0887"], [0.1111, "#46039f"], [0.2222, "#7201a8"], [0.3333, "#9c179e"], [0.4444, "#bd3786"], [0.5556, "#d8576b"], [0.6667, "#ed7953"], [0.7778, "#fb9f3a"], [0.8889, "#fdca26"], [1, "#f0f921"]], "line": {"color": "white", "width": 1}, "showscale": false, "size": 10, "symbol": "triangle-right"}, "mode": "markers", "name": "Relative (rh)", "showlegend": false, "text": ["rh", "rh", "rh", "rh", "rh", "rh", "rh", "rh", "rh", "rh", "rh", "rh", "rh", "rh", "rh", "rh", "rh", "rh", "rh", "rh", "rh", "rh", "rh", "rh", "rh", "rh", "rh", "rh", "rh", "rh", "rh", "rh", "rh", "rh", "rh", "rh", "rh", "rh", "rh", "rh", "rh", "rh", "rh", "rh", "rh", "rh", "rh", "rh", "rh", "rh", "rh", "rh", "rh", "rh", "rh", "rh", "rh", "rh", "rh", "rh", "rh", "rh", "rh", "rh", "rh", "rh", "rh", "rh", "rh", "rh", "rh", "rh", "rh", "rh", "rh", "rh", "rh", "rh"], "type": "scatter", "x": ["eTIV", "eTIV", "pericalcarine", "pericalcarine", "lateraloccipital", "lateraloccipital", "supramarginal", "supramarginal", "lingual", "lingual", "posteriorcingulate", "posteriorcingulate", "cuneus", "cuneus", "temporalpole", "temporalpole", "precentral", "precentral", "caudalanteriorcingulate", "caudalanteriorcingulate", "parstriangularis", "parstriangularis", "superiorparietal", "superiorparietal", "parsopercularis", "parsopercularis", "paracentral", "paracentral", "bankssts", "bankssts", "lateralorbitofrontal", "lateralorbitofrontal", "postcentral", "postcentral", "precuneus", "precuneus", "caudalmiddlefrontal", "caudalmiddlefrontal", "rostralanteriorcingulate", "rostralanteriorcingulate", "transversetemporal", "transversetemporal", "inferiorparietal", "inferiorparietal", "MeanThickness", "MeanThickness", "middletemporal", "middletemporal", "inferiortemporal", "inferiortemporal", "entorhinal", "entorhinal", "superiorfrontal", "superiorfrontal", "superiortemporal", "superiortemporal", "frontalpole", "frontalpole", "isthmuscingulate", "isthmuscingulate", "medialorbitofrontal", "medialorbitofrontal", "rostralmiddlefrontal", "rostralmiddlefrontal", "parahippocampal", "parahippocampal", "BrainSegVolNotVent", "BrainSegVolNotVent", "fusiform", "fusiform", "parsorbitalis", "parsorbitalis", "insula", "insula", "dx_group", "rejected_images", "subject", "visit"], "xaxis": "x2", "y": [0.07782, 0.07782, 0.2059, 0.2059, 0.1708, 0.1708, 0.04943, 0.04943, 0.07814, 0.07814, 0.1386, 0.1386, 0.0438, 0.0438, 0.016, 0.016, 0.06894, 0.06894, 0.04994, 0.04994, 0.08605, 0.08605, 0.07693, 0.07693, 0.2291, 0.2291, 0.1084, 0.1084, 0.09176, 0.09176, 0.06832, 0.06832, 0.1318, 0.1318, 0.1281, 0.1281, 0.05998, 0.05998, 0.3359, 0.3359, 0.0217, 0.0217, 0.02284, 0.02284, 0.057, 0.057, 0.04539, 0.04539, 0.2705, 0.2705, 0.02985, 0.02985, 0.1607, 0.1607, 0.02652, 0.02652, 0.01758, 0.01758, 0.08679, 0.08679, 0.17, 0.17, 0.1185, 0.1185, 0.408, 0.408, 0.06787, 0.06787, 0.1805, 0.1805, 0.2568, 0.2568, 0.05022, 0.05022, NaN, NaN, NaN, NaN], "yaxis": "y2"}], "layout": {"annotations": [{"font": {"size": 16}, "showarrow": false, "text": "Absolute Difference: |Empirical - Theoretical| Std (◀ = Left, ▶ = Right)", "x": 0.5, "xanchor": "center", "xref": "paper", "y": 1, "yanchor": "bottom", "yref": "paper"}, {"font": {"size": 16}, "showarrow": false, "text": "Relative Difference: |Empirical - Theoretical| / Theoretical (◀ = Left, ▶ = Right)", "x": 0.5, "xanchor": "center", "xref": "paper", "y": 0.44, "yanchor": "bottom", "yref": "paper"}], "height": 900, "hovermode": "x unified", "showlegend": false, "title": {"font": {"size": 16}, "text": "T Standard Deviation: Empirical vs Theoretical Differences by Hemisphere"}, "width": 1400, "xaxis": {"anchor": "y", "domain": [0, 1], "showticklabels": false}, "xaxis2": {"anchor": "y2", "domain": [0, 1], "tickangle": -45, "tickfont": {"size": 9}, "title": {"text": "Brain Region"}}, "yaxis": {"anchor": "x", "domain": [0.56, 1], "exponentformat": "power", "title": {"text": "Absolute Difference"}, "type": "log"}, "yaxis2": {"anchor": "x2", "domain": [0, 0.44], "exponentformat": "power", "title": {"text": "Relative Difference"}, "type": "log"}}}
